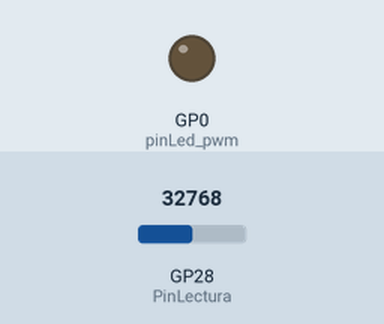
The program below on a simulated Raspberry Pi Pico running MicroPython. Parts: output pins drawn as LEDs (lit = HIGH). The test bench sets the inputs (shaded band); at power-on: GP28 (PinLectura) = 32768 (analog values on the 0–65535 scale).

Above: at 1.2 s.
1.3 s: GP28 (PinLectura) set to 45874
At 2.7 s:
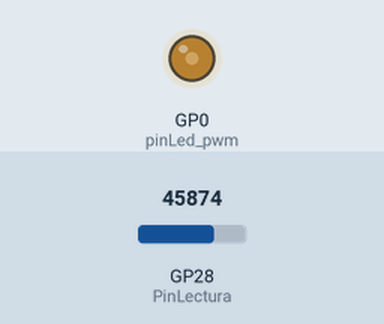
Timing chart, 0 to 4.3 s (numbered marks = the images above; inputs shaded):
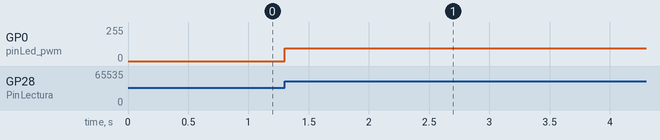

Measured:
- after the input at 1.3 s, GP0 (pinLed_pwm): 0/255 → 97/255 at once

The program:

Codigo.py
```python
from machine import Pin, PWM, ADC

# Crear una variable para leer el valor del divisor de voltaje
PinLectura = ADC(Pin(28))

# Crear una variable para usarla como PWM para encender o apagar el  LED
pinLed_pwm = PWM(Pin(0, Pin.OUT), freq=1000)

while True:

    # Leer con el ADC el valor del divisor de voltaje
    valorLeido = PinLectura.read_u16()

    # Crear una variable para usarla como ciclo de trabajo con el PWM
    # Usar la ecuación punto-pendiente para realizar el mapeo
    valor = int((65535 / 18000) * (valorLeido - 39000) + 0)

    # Usar una condicional para usar solo valores en el rango
    if valor >= 0 and valor <= 65535:

        # Encender el LED con el valor usando el PWM
        pinLed_pwm.duty_u16(valor)
```
